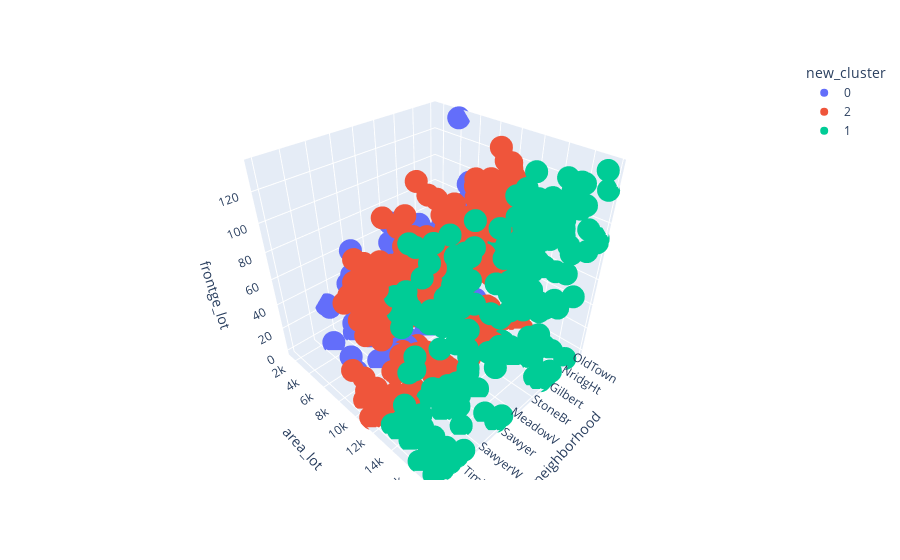

The notebook cell saved with this chart:
### Code cell
fig = px.scatter_3d(data, x='neighborhood', y='area_lot', z='frontge_lot', color='new_cluster')
fig.show()

### Figure 1 — Plotly figure (JSON) as saved in the notebook; plotly's stock layout.template omitted (floating-point values rounded to 4 significant figures; data arrays with more than 128 entries replaced by an {"elided": "..."} marker saying what was removed)
{"data": [{"hovertemplate": "new_cluster=0<br>neighborhood=%{x}<br>area_lot=%{y}<br>frontge_lot=%{z}<extra></extra>", "legendgroup": "0", "marker": {"color": "#636efa", "symbol": "circle"}, "mode": "markers", "name": "0", "scene": "scene", "showlegend": true, "type": "scatter3d", "x": {"elided": "367 str values"}, "y": {"elided": "367 float values"}, "z": {"elided": "367 float values"}}, {"hovertemplate": "new_cluster=2<br>neighborhood=%{x}<br>area_lot=%{y}<br>frontge_lot=%{z}<extra></extra>", "legendgroup": "2", "marker": {"color": "#EF553B", "symbol": "circle"}, "mode": "markers", "name": "2", "scene": "scene", "showlegend": true, "type": "scatter3d", "x": {"elided": "838 str values"}, "y": {"elided": "838 int values"}, "z": {"elided": "838 float values"}}, {"hovertemplate": "new_cluster=1<br>neighborhood=%{x}<br>area_lot=%{y}<br>frontge_lot=%{z}<extra></extra>", "legendgroup": "1", "marker": {"color": "#00cc96", "symbol": "circle"}, "mode": "markers", "name": "1", "scene": "scene", "showlegend": true, "type": "scatter3d", "x": {"elided": "255 str values"}, "y": {"elided": "255 float values"}, "z": {"elided": "255 float values"}}], "layout": {"legend": {"title": {"text": "new_cluster"}, "tracegroupgap": 0}, "margin": {"t": 60}, "scene": {"domain": {"x": [0, 1], "y": [0, 1]}, "xaxis": {"title": {"text": "neighborhood"}}, "yaxis": {"title": {"text": "area_lot"}}, "zaxis": {"title": {"text": "frontge_lot"}}}}}
